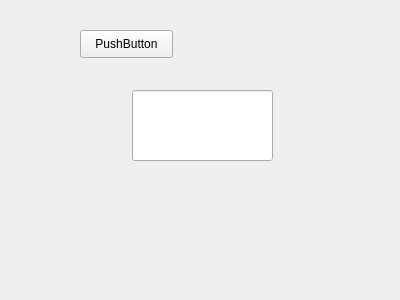
<?xml version="1.0" encoding="UTF-8"?>
<ui version="4.0">
 <class>Dialog</class>
 <widget class="QWidget" name="Dialog">
  <property name="geometry">
   <rect>
    <x>0</x>
    <y>0</y>
    <width>400</width>
    <height>300</height>
   </rect>
  </property>
  <property name="windowTitle">
   <string>Form</string>
  </property>
  <widget class="QLineEdit" name="lineEdit">
   <property name="geometry">
    <rect>
     <x>132</x>
     <y>90</y>
     <width>141</width>
     <height>71</height>
    </rect>
   </property>
  </widget>
  <widget class="QPushButton" name="pushButton">
   <property name="geometry">
    <rect>
     <x>80</x>
     <y>30</y>
     <width>93</width>
     <height>28</height>
    </rect>
   </property>
   <property name="text">
    <string>PushButton</string>
   </property>
  </widget>
 </widget>
 <resources/>
 <connections/>
</ui>
